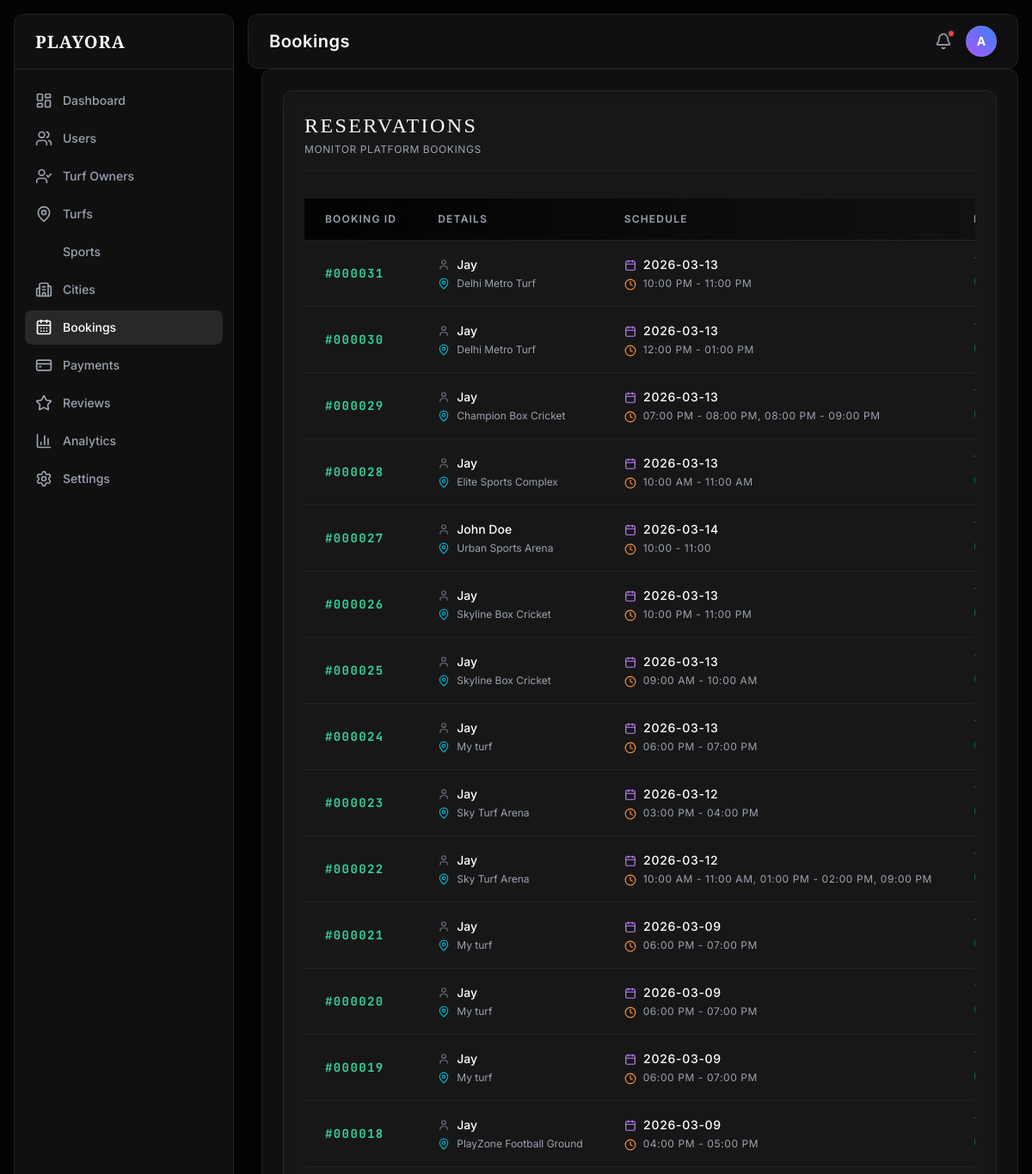
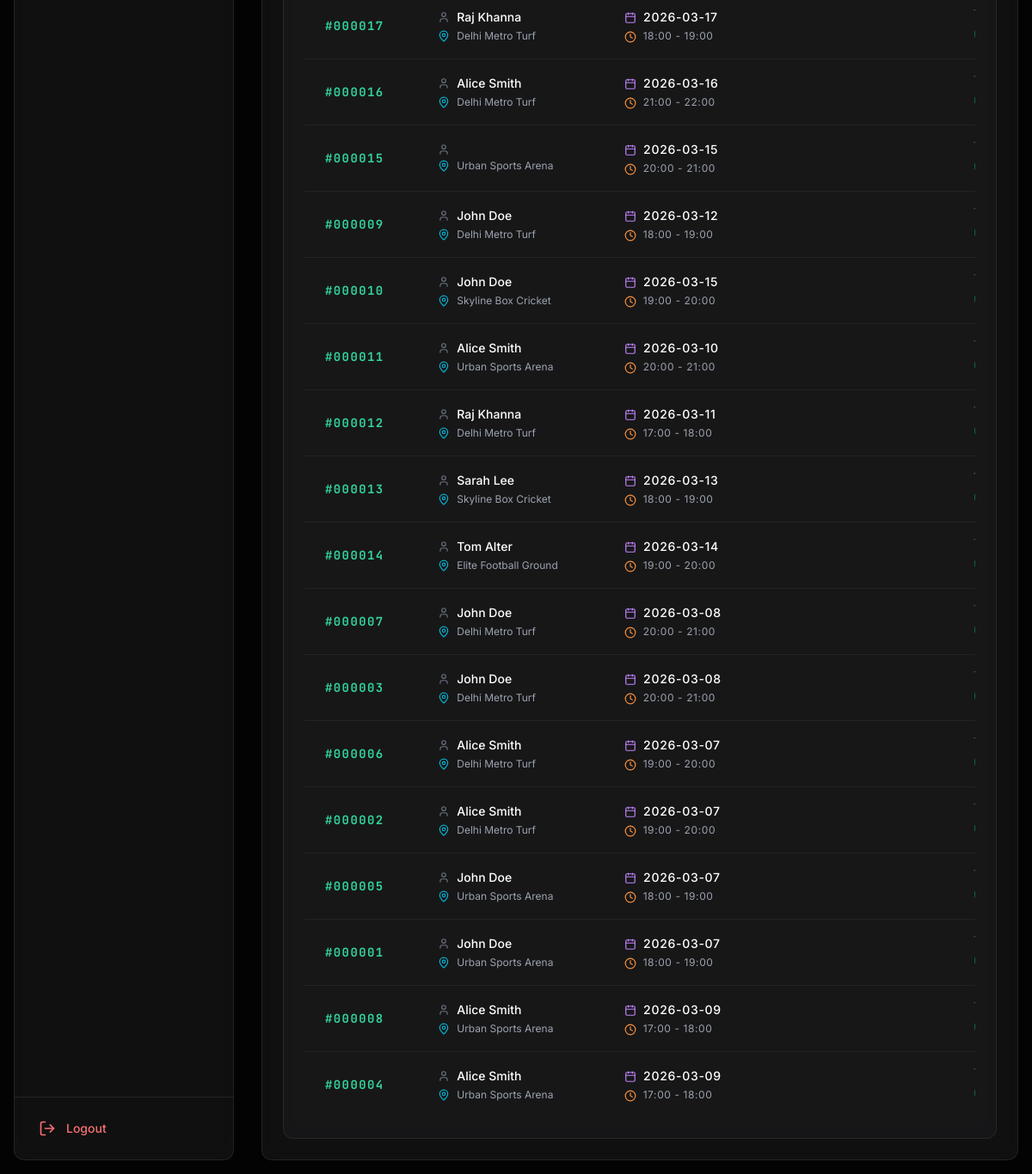
The app's page /admin/index.php?page=bookings (signed in) with its own data (2 pictures, top to bottom).
### tables this page shows
CREATE TABLE `bookings` (
  `id` int(11) NOT NULL,
  `booking_id` varchar(20) DEFAULT NULL,
  `ticket_token` varchar(64) DEFAULT NULL,
  `user_id` int(11) DEFAULT NULL,
  `turf_id` int(11) DEFAULT NULL,
  `booking_date` date DEFAULT NULL,
  `time_slot` varchar(50) DEFAULT NULL,
  `amount` decimal(10,2) DEFAULT NULL,
  `commission` decimal(10,2) DEFAULT NULL,
  `status` enum('pending','confirmed','completed','cancelled') DEFAULT 'pending',
  `payment_method` enum('cash','online') DEFAULT 'online',
  `ticket_used` tinyint(1) DEFAULT 0,
  `created_at` timestamp NOT NULL DEFAULT current_timestamp()
);

CREATE TABLE `users` (
  `id` int(11) NOT NULL,
  `name` varchar(100) DEFAULT NULL,
  `email` varchar(150) DEFAULT NULL,
  `phone` varchar(20) DEFAULT NULL,
  `city` varchar(100) DEFAULT NULL,
  `password` varchar(255) DEFAULT NULL,
  `status` enum('active','suspended') DEFAULT 'active',
  `created_at` timestamp NOT NULL DEFAULT current_timestamp(),
  `reset_token` varchar(100) DEFAULT NULL
);

CREATE TABLE `turfs` (
  `id` int(11) NOT NULL,
  `name` varchar(150) DEFAULT NULL,
  `city_id` int(11) DEFAULT NULL,
  `address` text DEFAULT NULL,
  `sport_id` int(11) DEFAULT NULL,
  `owner_id` int(11) DEFAULT NULL,
  `price` decimal(10,2) DEFAULT NULL,
  `description` text DEFAULT NULL,
  `images` text DEFAULT NULL,
  `amenities` text DEFAULT NULL,
  `rating` decimal(2,1) DEFAULT 0.0,
  `status` enum('active','inactive') DEFAULT 'active',
  `created_at` timestamp NOT NULL DEFAULT current_timestamp()
);

### admin/includes/auth.php (called while the page is built, shortened)
<?php
function e($value) {
    return htmlspecialchars($value ?? '', ENT_QUOTES, 'UTF-8');
}
?>

### admin/pages/bookings.php (the view, shortened to what this page needs)
<?php
$query = "
    SELECT b.*, u.name as user_name, t.name as turf_name
    FROM bookings b
    LEFT JOIN users u ON b.user_id = u.id
    LEFT JOIN turfs t ON b.turf_id = t.id
    ORDER BY b.created_at DESC
";
$bookings = $conn->query($query);
?>
<div class="glass-card p-6">
    <div class="flex justify-between items-center mb-8 border-b border-white/5 pb-4">
        <div>
            <h3 class="text-2xl font-serif text-white tracking-widest uppercase shadow-sm">Reservations</h3>
            <p class="text-xs text-gray-400 mt-1 uppercase tracking-wider">Monitor Platform Bookings</p>
        </div>
    </div>
    <div class="overflow-x-auto relative">
        <table class="w-full text-left text-sm whitespace-nowrap">
            <thead class="bg-gradient-to-r from-void to-transparent border-b border-white/10 uppercase text-xs tracking-widest text-gray-400">
                <tr>
                    <th class="px-6 py-4 font-semibold">Booking ID</th>
                    <th class="px-6 py-4 font-semibold">Details</th>
                    <th class="px-6 py-4 font-semibold">Schedule</th>
                    <th class="px-6 py-4 font-semibold">Financials</th>
                </tr>
            </thead>
            <tbody class="divide-y divide-white/5">
                <?php if ($bookings && $bookings->num_rows > 0): ?>
                    <?php while($b = $bookings->fetch_assoc()): ?>
                        <tr class="hover:bg-white/[0.03] transition-colors">
                            <td class="px-6 py-4 text-emerald-400 font-mono font-bold tracking-widest">
                                #<?php echo str_pad($b['id'], 6, '0', STR_PAD_LEFT); ?>
                            </td>
                            <td class="px-6 py-4">
                                <p class="text-white font-medium flex items-center gap-2"><i data-lucide="user" class="w-3.5 h-3.5 text-gray-500"></i> <?php echo e($b['user_name']); ?></p>
                                <p class="text-xs text-gray-400 mt-1 flex items-center gap-2"><i data-lucide="map-pin" class="w-3.5 h-3.5 text-cyan-500"></i> <?php echo e($b['turf_name']); ?></p>
                            </td>
                            <td class="px-6 py-4">
                                <p class="text-white font-medium tracking-wider"><i data-lucide="calendar" class="w-3.5 h-3.5 inline mr-1 text-purple-400"></i> <?php echo e($b['booking_date']); ?></p>
                                <p class="text-xs text-gray-400 mt-1 tracking-wider"><i data-lucide="clock" class="w-3.5 h-3.5 inline mr-1 text-orange-400"></i> <?php echo e($b['time_slot']); ?></p>
                            </td>
                            <td class="px-6 py-4">
                            </td>
                        </tr>
                    <?php endwhile; ?>
                <?php endif; ?>
            </tbody>
        </table>
    </div>
</div>

### admin/includes/head.php (style rules this page uses)
body { background-color: #030304; color: #f9f9fa; }
.glass-card { background: rgba(26, 26, 28, 0.6); backdrop-filter: blur(12px); border: 1px solid rgba(255, 255, 255, 0.08); border-radius: 0.75rem; }

### records on screen
bookings: id "000031", user.name "Jay", turf.name "Delhi Metro Turf", booking_date "2026-03-13", time_slot "10:00 PM - 11:00 PM"
bookings: id "000030", user.name "Jay", turf.name "Delhi Metro Turf", booking_date "2026-03-13", time_slot "12:00 PM - 01:00 PM"
bookings: id "000029", user.name "Jay", turf.name "Champion Box Cricket", booking_date "2026-03-13", time_slot "07:00 PM - 08:00 PM, 08:00 PM - 09:00 PM"
bookings: id "000028", user.name "Jay", turf.name "Elite Sports Complex", booking_date "2026-03-13", time_slot "10:00 AM - 11:00 AM"
bookings: id "000027", user.name "John Doe", turf.name "Urban Sports Arena", booking_date "2026-03-14", time_slot "10:00 - 11:00"
bookings: id "000026", user.name "Jay", turf.name "Skyline Box Cricket", booking_date "2026-03-13", time_slot "10:00 PM - 11:00 PM"
bookings: id "000025", user.name "Jay", turf.name "Skyline Box Cricket", booking_date "2026-03-13", time_slot "09:00 AM - 10:00 AM"
bookings: id "000024", user.name "Jay", turf.name "My turf", booking_date "2026-03-13", time_slot "06:00 PM - 07:00 PM"
bookings: id "000023", user.name "Jay", turf.name "Sky Turf Arena", booking_date "2026-03-12", time_slot "03:00 PM - 04:00 PM"
bookings: id "000022", user.name "Jay", turf.name "Sky Turf Arena", booking_date "2026-03-12", time_slot "10:00 AM - 11:00 AM, 01:00 PM - 02:00 PM, 09:00 PM"
bookings: id "000021", user.name "Jay", turf.name "My turf", booking_date "2026-03-09", time_slot "06:00 PM - 07:00 PM"
bookings: id "000020", user.name "Jay", turf.name "My turf", booking_date "2026-03-09", time_slot "06:00 PM - 07:00 PM"
bookings: id "000019", user.name "Jay", turf.name "My turf", booking_date "2026-03-09", time_slot "06:00 PM - 07:00 PM"
bookings: id "000018", user.name "Jay", turf.name "PlayZone Football Ground", booking_date "2026-03-09", time_slot "04:00 PM - 05:00 PM"
bookings: id "000017", user.name "Raj Khanna", turf.name "Delhi Metro Turf", booking_date "2026-03-17", time_slot "18:00 - 19:00"
bookings: id "000016", user.name "Alice Smith", turf.name "Delhi Metro Turf", booking_date "2026-03-16", time_slot "21:00 - 22:00"
bookings: id "000015", turf.name "Urban Sports Arena", booking_date "2026-03-15", time_slot "20:00 - 21:00"
bookings: id "000009", user.name "John Doe", turf.name "Delhi Metro Turf", booking_date "2026-03-12", time_slot "18:00 - 19:00"
bookings: id "000010", user.name "John Doe", turf.name "Skyline Box Cricket", booking_date "2026-03-15", time_slot "19:00 - 20:00"
bookings: id "000011", user.name "Alice Smith", turf.name "Urban Sports Arena", booking_date "2026-03-10", time_slot "20:00 - 21:00"
bookings: id "000012", user.name "Raj Khanna", turf.name "Delhi Metro Turf", booking_date "2026-03-11", time_slot "17:00 - 18:00"
bookings: id "000013", user.name "Sarah Lee", turf.name "Skyline Box Cricket", booking_date "2026-03-13", time_slot "18:00 - 19:00"
bookings: id "000014", user.name "Tom Alter", turf.name "Elite Football Ground", booking_date "2026-03-14", time_slot "19:00 - 20:00"
bookings: id "000007", user.name "John Doe", turf.name "Delhi Metro Turf", booking_date "2026-03-08", time_slot "20:00 - 21:00"
bookings: id "000003", user.name "John Doe", turf.name "Delhi Metro Turf", booking_date "2026-03-08", time_slot "20:00 - 21:00"
bookings: id "000006", user.name "Alice Smith", turf.name "Delhi Metro Turf", booking_date "2026-03-07", time_slot "19:00 - 20:00"
bookings: id "000002", user.name "Alice Smith", turf.name "Delhi Metro Turf", booking_date "2026-03-07", time_slot "19:00 - 20:00"
bookings: id "000005", user.name "John Doe", turf.name "Urban Sports Arena", booking_date "2026-03-07", time_slot "18:00 - 19:00"
bookings: id "000001", user.name "John Doe", turf.name "Urban Sports Arena", booking_date "2026-03-07", time_slot "18:00 - 19:00"
bookings: id "000008", user.name "Alice Smith", turf.name "Urban Sports Arena", booking_date "2026-03-09", time_slot "17:00 - 18:00"
bookings: id "000004", user.name "Alice Smith", turf.name "Urban Sports Arena", booking_date "2026-03-09", time_slot "17:00 - 18:00"

### other values on screen
$item['label'] "Dashboard"
$item['label'] "Users"
$item['label'] "Turf Owners"
$item['label'] "Turfs"
$item['label'] "Sports"
$item['label'] "Cities"
$item['label'] "Bookings"
$item['label'] "Payments"
$item['label'] "Reviews"
$item['label'] "Analytics"
$item['label'] "Settings"
str_replace('-', ' ', $_GET['page']) "Bookings"
